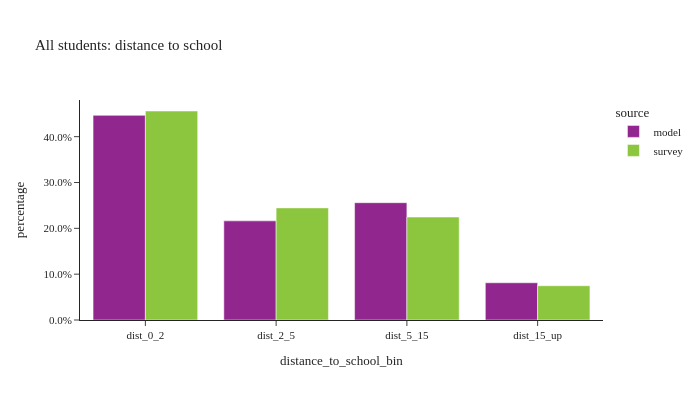

Source (notebook cell):
### Code cell
util.plot_share_barchart(per_data.loc[per_data['pstudent']<3], 'person_weight', 'distance_to_school_bin', title="All students: distance to school")

### Figure 1 — Plotly figure (JSON) as saved in the notebook; plotly's stock layout.template omitted (floating-point values rounded to 4 significant figures)
{"data": [{"alignmentgroup": "True", "customdata": [[487470], [236166], [279446], [88728]], "hovertemplate": "source=model<br>distance_to_school_bin=%{x}<br>percentage=%{y}<br>sample_size=%{customdata[0]}<extra></extra>", "legendgroup": "model", "marker": {"color": "#91268F", "pattern": {"shape": ""}}, "name": "model", "offsetgroup": "model", "orientation": "v", "showlegend": true, "textposition": "auto", "type": "bar", "x": ["dist_0_2", "dist_2_5", "dist_5_15", "dist_15_up"], "xaxis": "x", "y": [0.4465, 0.2163, 0.2559, 0.08127], "yaxis": "y"}, {"alignmentgroup": "True", "customdata": [[433], [283], [172], [60]], "hovertemplate": "source=survey<br>distance_to_school_bin=%{x}<br>percentage=%{y}<br>sample_size=%{customdata[0]}<extra></extra>", "legendgroup": "survey", "marker": {"color": "#8CC63E", "pattern": {"shape": ""}}, "name": "survey", "offsetgroup": "survey", "orientation": "v", "showlegend": true, "textposition": "auto", "type": "bar", "x": ["dist_0_2", "dist_2_5", "dist_5_15", "dist_15_up"], "xaxis": "x", "y": [0.456, 0.2446, 0.2246, 0.0748], "yaxis": "y"}], "layout": {"barmode": "group", "height": 400, "legend": {"title": {"text": "source"}, "tracegroupgap": 0}, "title": {"text": "All students: distance to school"}, "width": 700, "xaxis": {"anchor": "y", "domain": [0.0, 1.0], "title": {"text": "distance_to_school_bin"}}, "yaxis": {"anchor": "x", "domain": [0.0, 1.0], "tickformat": ".1%", "title": {"text": "percentage"}}}}
